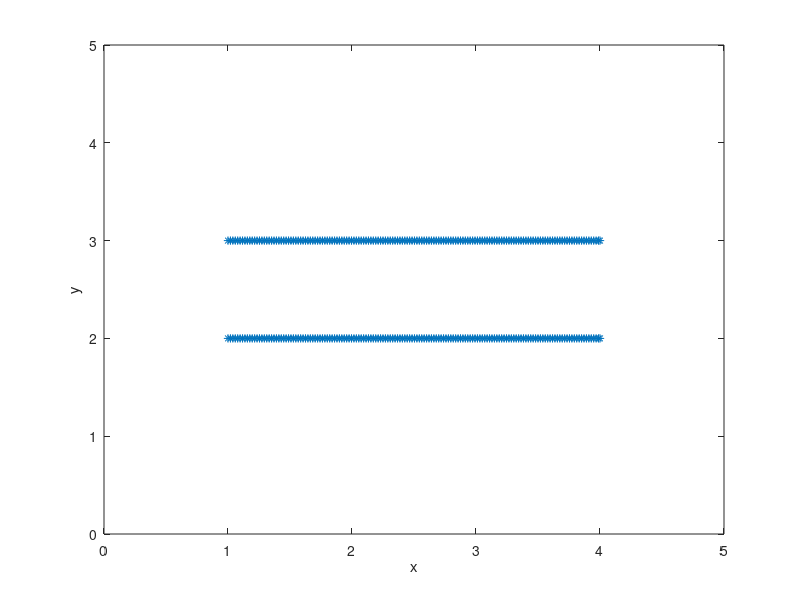

MATLAB code to generate this figure:
%-------------------------------------------------------------------------------------------------------------------%
%
% IB2d is an Immersed Boundary Code (IB) for solving fully coupled non-linear 
% 	fluid-structure interaction models. This version of the code is based off of
%	Peskin's Immersed Boundary Method Paper in Acta Numerica, 2002.
%
% Author: Nicholas A. Battista
% Email:  nick.battista@unc.edu
% Date Created: May 27th, 2015
% Institution: UNC-CH
%
% This code is capable of creating Lagrangian Structures using:
% 	1. Springs
% 	2. Beams (*torsional springs)
% 	3. Target Points
%	4. Muscle-Model (combined Force-Length-Velocity model, "HIll+(Length-Tension)")
%
% One is able to update those Lagrangian Structure parameters, e.g., spring constants, resting %%	lengths, etc
% 
% There are a number of built in Examples, mostly used for teaching purposes. 
% 
% If you would like us %to add a specific muscle model, please let Nick (nick.battista@unc.edu) know.
%
%--------------------------------------------------------------------------------------------------------------------%

%%%%%%%%%%%%%%%%%%%%%%%%%%%%%%%%%%%%%%%%%%%%%%%%%%%%%%%%%%%%%%%%%%%%%%%%%%%%%%%%%%%%%%
%
% FUNCTION: creates the HEART-TUBE-EXAMPLE geometry and prints associated input files
%
%%%%%%%%%%%%%%%%%%%%%%%%%%%%%%%%%%%%%%%%%%%%%%%%%%%%%%%%%%%%%%%%%%%%%%%%%%%%%%%%%%%%%%

function HeartTube()

%
% Grid Parameters (MAKE SURE MATCHES IN input2d !!!)
%
Nx =  128;        % # of Eulerian Grid Pts. in x-Direction (MUST BE EVEN!!!)
Ny =  128;        % # of Eulerian Grid Pts. in y-Direction (MUST BE EVEN!!!)
Lx = 5.0;        % Length of Eulerian Grid in x-Direction
Ly = 5.0;        % Length of Eulerian Grid in y-Direction


% Immersed Structure Geometric / Dynamic Parameters %
ds = Lx/(2*Nx);  % Lagrangian Spacing
d = 1.0;         % Diameter of the tube
L = 3.0;         % Length of the heart-tube
struct_name = 'HeartTube'; % Name for .vertex, .spring, etc files.


% Call function to construct geometry
[xLag,yLag] = give_Me_Immsersed_Boundary_Geometry(ds,L,d,Lx,Ly);


% Plot Geometry to test
plot(xLag(1:end/2),yLag(1:end/2),'r-'); hold on;
plot(xLag(end/2+1:end),yLag(end/2+1:end),'r-'); hold on;
plot(xLag,yLag,'*'); hold on;
xlabel('x'); ylabel('y');
axis([0 Lx 0 Ly]);


% Prints .vertex file!
print_Lagrangian_Vertices(xLag,yLag,struct_name);


% Prints .spring file!
k_Spring = 1e7;
print_Lagrangian_Springs(xLag,k_Spring,ds,struct_name);

% Prints .muscle file! [ a_f * Fmax *exp( -( (Q-1)/SK )^2 ) * (1/P0)*(b*P0-a*v)/(v+b); Q = LF/LFO ]
LFO = d; SK = 0.3; a = 0.25; b = 4.0; Fmax = 1e5;
print_Lagrangian_Muscles(xLag,LFO,SK,a,b,Fmax,struct_name)


% Prints .beam file!
k_Beam = 7.5e7; C = 0.0;
print_Lagrangian_Beams(xLag,k_Beam,C,struct_name);


% Prints .target file!
k_Target = 1e6;
print_Lagrangian_Target_Pts(xLag,k_Target,struct_name);

%%%%%%%%%%%%%%%%%%%%%%%%%%%%%%%%%%%%%%%%%%%%%%%%%%%%%%%%%%%%%%%%%%%%%%%%
%
% FUNCTION: prints VERTEX points to a file called rubberband.vertex
%
%%%%%%%%%%%%%%%%%%%%%%%%%%%%%%%%%%%%%%%%%%%%%%%%%%%%%%%%%%%%%%%%%%%%%%%%

function print_Lagrangian_Vertices(xLag,yLag,struct_name)

    N = length(xLag);

    vertex_fid = fopen([struct_name '.vertex'], 'w');

    fprintf(vertex_fid, '%d\n', N );

    %Loops over all Lagrangian Pts.
    for s = 1:N
        X_v = xLag(s);
        Y_v = yLag(s);
        fprintf(vertex_fid, '%1.16e %1.16e\n', X_v, Y_v);
    end

    fclose(vertex_fid); 
    
%%%%%%%%%%%%%%%%%%%%%%%%%%%%%%%%%%%%%%%%%%%%%%%%%%%%%%%%%%%%%%%%%%%%%%%%
%
% FUNCTION: prints Vertex points to a file called rubberband.vertex
%
%%%%%%%%%%%%%%%%%%%%%%%%%%%%%%%%%%%%%%%%%%%%%%%%%%%%%%%%%%%%%%%%%%%%%%%%

function print_Lagrangian_Target_Pts(xLag,k_Target,struct_name)

    N = length(xLag); % Total Number of Lagrangian Pts
    num = 1;          % Number of target points on each end

    target_fid = fopen([struct_name '.target'], 'w');

    fprintf(target_fid, '%d\n', 4*num );

    %Loops over all Lagrangian Pts.
    %for s = 1:N
    
    
    %Left Bottom Target Points
    for s=1:num
        fprintf(target_fid, '%d %1.16e\n', s, k_Target);
    end
    
    %Right Bottom Target Points
    for s=(N/2)-(num-1):N/2
        fprintf(target_fid, '%d %1.16e\n', s, k_Target);
    end
    
    %Left Top Target Points
    for s=(N/2+1):(N/2+1)+(num-1)
        fprintf(target_fid, '%d %1.16e\n', s, k_Target);
    end
    
    %Right Top Target Points
    for s=N-(num-1):N
        fprintf(target_fid, '%d %1.16e\n', s, k_Target);
    end
        


    %end

    fclose(target_fid); 
    
    
%%%%%%%%%%%%%%%%%%%%%%%%%%%%%%%%%%%%%%%%%%%%%%%%%%%%%%%%%%%%%%%%%%%%%%%%%%%%%%%%%%%%%
%
% FUNCTION: prints BEAM (Torsional Spring) points to a file called rubberband.beam
%
%%%%%%%%%%%%%%%%%%%%%%%%%%%%%%%%%%%%%%%%%%%%%%%%%%%%%%%%%%%%%%%%%%%%%%%%%%%%%%%%%%%%%

function print_Lagrangian_Beams(xLag,k_Beam,C,struct_name)

    % k_Beam: beam stiffness
    % C: beam curvature
    
    N = length(xLag); % NOTE: Total number of beams = Number of Total Lag Pts. - 2

    beam_fid = fopen([struct_name '.beam'], 'w');

    fprintf(beam_fid, '%d\n', N - 4 );

    %spring_force = kappa_spring*ds/(ds^2);

    %BEAMS BETWEEN VERTICES
    for s = 2:N-1
            if  s <= N/2-1
                % Bottom of tube
                fprintf(beam_fid, '%d %d %d %1.16e %1.16e\n',s-1, s, s+1, k_Beam, C);  
            elseif ( ( s >= N/2+2 ) && ( s <= N-1 ) )
                % Top of Tube
                fprintf(beam_fid, '%d %d %d %1.16e %1.16e\n',s-1, s, s+1,   k_Beam, C);  
            end
    end
    fclose(beam_fid); 
    
    
    

    
    

    
%%%%%%%%%%%%%%%%%%%%%%%%%%%%%%%%%%%%%%%%%%%%%%%%%%%%%%%%%%%%%%%%%%%%%%%%
%
% FUNCTION: prints MUSCLE points to a file called "struct_name".muscle
%
%%%%%%%%%%%%%%%%%%%%%%%%%%%%%%%%%%%%%%%%%%%%%%%%%%%%%%%%%%%%%%%%%%%%%%%%

function print_Lagrangian_Muscles(xLag,LFO,SK,a,b,Fmax,struct_name)

    N = length(xLag); %Number of Lagrangian Pts. Total

    muscle_fid = fopen([struct_name '.3_muscle'], 'w');

    fprintf(muscle_fid, '%d\n', N/2-2 );

    %spring_force = kappa_spring*ds/(ds^2);

    %MUSCLES BETWEEN VERTICES
    for s = 2:N/2-1
            fprintf(muscle_fid, '%d %d %1.16e %1.16e %1.16e %1.16e %1.16e\n', s, s+N/2, LFO, SK, a,b,Fmax);  
    end
    fclose(muscle_fid);
    
    
    
    
    
    


%%%%%%%%%%%%%%%%%%%%%%%%%%%%%%%%%%%%%%%%%%%%%%%%%%%%%%%%%%%%%%%%%%%%%%%%
%
% FUNCTION: prints SPRING points to a file called rubberband.spring
%
%%%%%%%%%%%%%%%%%%%%%%%%%%%%%%%%%%%%%%%%%%%%%%%%%%%%%%%%%%%%%%%%%%%%%%%%

function print_Lagrangian_Springs(xLag,k_Spring,ds_Rest,struct_name)

    N = length(xLag); %Number of Lagrangian Pts. Total

    spring_fid = fopen([struct_name '.spring'], 'w');

    fprintf(spring_fid, '%d\n', N-2 );

    %spring_force = kappa_spring*ds/(ds^2);

    %SPRINGS BETWEEN VERTICES
    for s = 1:N
            if s < N/2         
                fprintf(spring_fid, '%d %d %1.16e %1.16e\n', s, s+1, k_Spring, ds_Rest);  
            elseif ( ( s >= N/2+1 ) && ( s < N ) )
                %Case s=N
                fprintf(spring_fid, '%d %d %1.16e %1.16e\n', s, s+1,   k_Spring, ds_Rest);  
            end
    end
    fclose(spring_fid); 
    
    

%%%%%%%%%%%%%%%%%%%%%%%%%%%%%%%%%%%%%%%%%%%%%%%%%%%%%%%%%%%%%%%%%%%%%%%%
%
% FUNCTION: creates the Lagrangian structure geometry
%
%%%%%%%%%%%%%%%%%%%%%%%%%%%%%%%%%%%%%%%%%%%%%%%%%%%%%%%%%%%%%%%%%%%%%%%%

function [xLag,yLag] = give_Me_Immsersed_Boundary_Geometry(ds,L,d,Lx,Ly)

% The immsersed structure is a straight heart-tube %
x1 = [-L/2:ds:L/2 L/2];             % Constructs x-Values for bottom of tube
y1 = -d/2*ones(1,length(x1)); % Constructs y-Values for bottom of tube

x2 = x1;                      % Constructs x-Values for top of tube
y2 = -y1;                     % Constructs y-Values for top of tube

x1 = x1 + Lx/2;               % Shift into correct box
x2 = x2 + Lx/2;                % Shift into correct box

y1 = y1 + Ly/2;               % Shift into correct box
y2 = y2 + Ly/2;               % Shift into correct box

xLag = [x1 x2];
yLag = [y1 y2];
